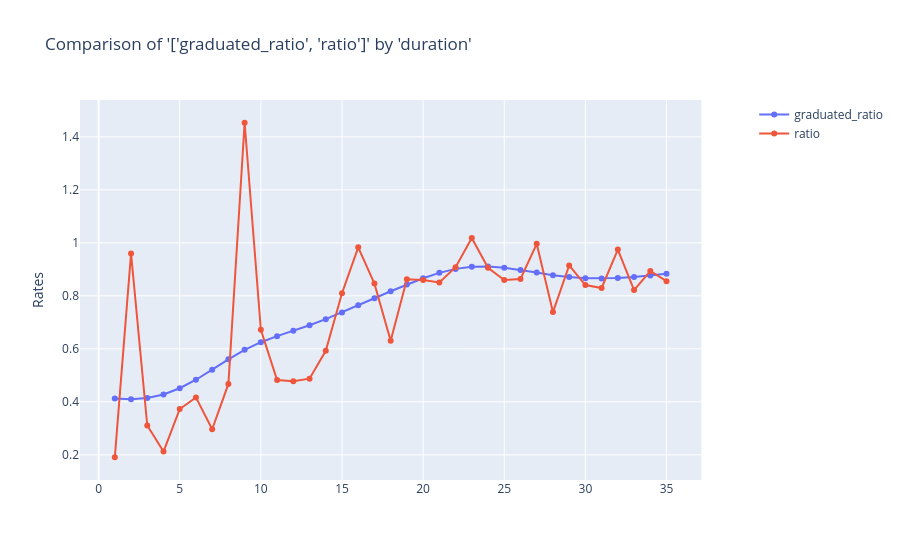

The cell this chart's notebook holds for it:
### Code cell
charters.compare_rates(df=fig, x_axis="duration", rates=["graduated_ratio", "ratio"])

### Figure 1 — Plotly figure (JSON) as saved in the notebook; plotly's stock layout.template omitted (floating-point values rounded to 4 significant figures)
{"data": [{"mode": "lines+markers", "name": "graduated_ratio", "type": "scatter", "x": [1, 2, 3, 4, 5, 6, 7, 8, 9, 10, 11, 12, 13, 14, 15, 16, 17, 18, 19, 20, 21, 22, 23, 24, 25, 26, 27, 28, 29, 30, 31, 32, 33, 34, 35], "xaxis": "x", "y": [0.4123, 0.4096, 0.4142, 0.4278, 0.4512, 0.4833, 0.5212, 0.5605, 0.5962, 0.625, 0.6479, 0.6681, 0.6888, 0.7119, 0.7375, 0.7642, 0.7909, 0.8172, 0.8428, 0.8665, 0.8868, 0.9017, 0.91, 0.911, 0.9062, 0.8978, 0.8878, 0.878, 0.8707, 0.8665, 0.8657, 0.8676, 0.8714, 0.8767, 0.8834], "yaxis": "y"}, {"mode": "lines+markers", "name": "ratio", "type": "scatter", "x": [1, 2, 3, 4, 5, 6, 7, 8, 9, 10, 11, 12, 13, 14, 15, 16, 17, 18, 19, 20, 21, 22, 23, 24, 25, 26, 27, 28, 29, 30, 31, 32, 33, 34, 35], "xaxis": "x", "y": [0.1908, 0.96, 0.3106, 0.2122, 0.3727, 0.4167, 0.2964, 0.4675, 1.453, 0.6717, 0.4823, 0.4775, 0.4874, 0.5923, 0.8098, 0.983, 0.8462, 0.6303, 0.8628, 0.8601, 0.8503, 0.9083, 1.018, 0.9061, 0.8599, 0.8635, 0.9964, 0.7387, 0.9147, 0.8408, 0.8296, 0.9747, 0.8217, 0.8938, 0.8552], "yaxis": "y"}], "layout": {"title": {"text": "Comparison of '['graduated_ratio', 'ratio']' by 'duration'"}, "xaxis": {"anchor": "y", "domain": [0, 0.94]}, "yaxis": {"anchor": "x", "domain": [0, 1], "title": {"text": "Rates"}, "type": "-"}, "yaxis2": {"anchor": "x", "overlaying": "y", "side": "right"}}}
